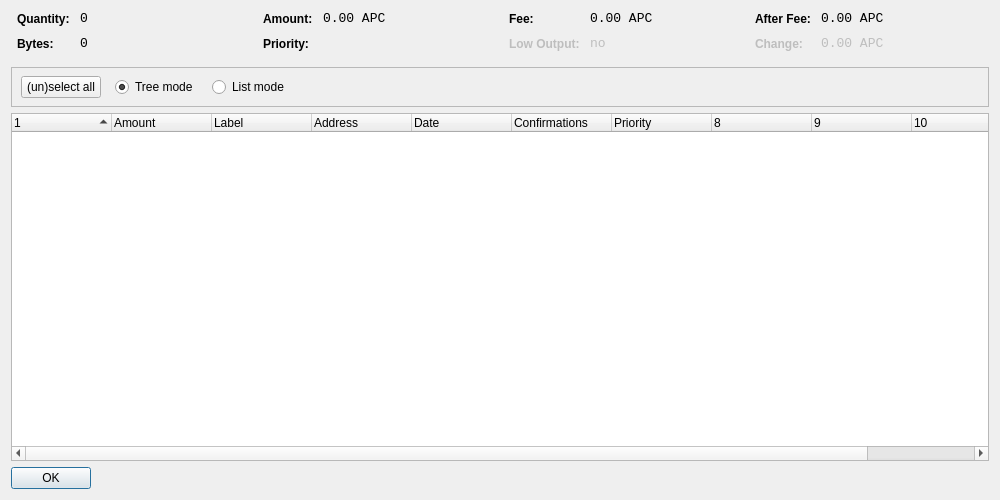
<?xml version="1.0" encoding="UTF-8"?>
<ui version="4.0">
 <class>CoinControlDialog</class>
 <widget class="QDialog" name="CoinControlDialog">
  <property name="geometry">
   <rect>
    <x>0</x>
    <y>0</y>
    <width>1000</width>
    <height>500</height>
   </rect>
  </property>
  <property name="windowTitle">
   <string>Coin Control</string>
  </property>
  <layout class="QVBoxLayout" name="verticalLayout">
   <item>
    <layout class="QHBoxLayout" name="horizontalLayoutTop" stretch="0,0,0,0">
     <property name="topMargin">
      <number>0</number>
     </property>
     <property name="bottomMargin">
      <number>10</number>
     </property>
     <item>
      <layout class="QFormLayout" name="formLayoutCoinControl1">
       <property name="horizontalSpacing">
        <number>10</number>
       </property>
       <property name="verticalSpacing">
        <number>10</number>
       </property>
       <property name="leftMargin">
        <number>6</number>
       </property>
       <property name="rightMargin">
        <number>6</number>
       </property>
       <item row="0" column="0">
        <widget class="QLabel" name="labelCoinControlQuantityText">
         <property name="styleSheet">
          <string notr="true">font-weight:bold;</string>
         </property>
         <property name="text">
          <string>Quantity:</string>
         </property>
        </widget>
       </item>
       <item row="0" column="1">
        <widget class="QLabel" name="labelCoinControlQuantity">
         <property name="font">
          <font>
           <family>Monospace</family>
           <pointsize>10</pointsize>
          </font>
         </property>
         <property name="cursor">
          <cursorShape>IBeamCursor</cursorShape>
         </property>
         <property name="contextMenuPolicy">
          <enum>Qt::ActionsContextMenu</enum>
         </property>
         <property name="text">
          <string notr="true">0</string>
         </property>
         <property name="textInteractionFlags">
          <set>Qt::LinksAccessibleByMouse|Qt::TextSelectableByKeyboard|Qt::TextSelectableByMouse</set>
         </property>
        </widget>
       </item>
       <item row="1" column="0">
        <widget class="QLabel" name="labelCoinControlBytesText">
         <property name="styleSheet">
          <string notr="true">font-weight:bold;</string>
         </property>
         <property name="text">
          <string>Bytes:</string>
         </property>
        </widget>
       </item>
       <item row="1" column="1">
        <widget class="QLabel" name="labelCoinControlBytes">
         <property name="font">
          <font>
           <family>Monospace</family>
           <pointsize>10</pointsize>
          </font>
         </property>
         <property name="cursor">
          <cursorShape>IBeamCursor</cursorShape>
         </property>
         <property name="contextMenuPolicy">
          <enum>Qt::ActionsContextMenu</enum>
         </property>
         <property name="text">
          <string notr="true">0</string>
         </property>
         <property name="textInteractionFlags">
          <set>Qt::LinksAccessibleByMouse|Qt::TextSelectableByKeyboard|Qt::TextSelectableByMouse</set>
         </property>
        </widget>
       </item>
      </layout>
     </item>
     <item>
      <layout class="QFormLayout" name="formLayoutCoinControl2">
       <property name="horizontalSpacing">
        <number>10</number>
       </property>
       <property name="verticalSpacing">
        <number>10</number>
       </property>
       <property name="leftMargin">
        <number>6</number>
       </property>
       <property name="rightMargin">
        <number>6</number>
       </property>
       <item row="0" column="0">
        <widget class="QLabel" name="labelCoinControlAmountText">
         <property name="styleSheet">
          <string notr="true">font-weight:bold;</string>
         </property>
         <property name="text">
          <string>Amount:</string>
         </property>
        </widget>
       </item>
       <item row="0" column="1">
        <widget class="QLabel" name="labelCoinControlAmount">
         <property name="font">
          <font>
           <family>Monospace</family>
           <pointsize>10</pointsize>
          </font>
         </property>
         <property name="cursor">
          <cursorShape>IBeamCursor</cursorShape>
         </property>
         <property name="contextMenuPolicy">
          <enum>Qt::ActionsContextMenu</enum>
         </property>
         <property name="text">
          <string notr="true">0.00 APC</string>
         </property>
         <property name="textInteractionFlags">
          <set>Qt::LinksAccessibleByMouse|Qt::TextSelectableByKeyboard|Qt::TextSelectableByMouse</set>
         </property>
        </widget>
       </item>
       <item row="1" column="0">
        <widget class="QLabel" name="labelCoinControlPriorityText">
         <property name="styleSheet">
          <string notr="true">font-weight:bold;</string>
         </property>
         <property name="text">
          <string>Priority:</string>
         </property>
        </widget>
       </item>
       <item row="1" column="1">
        <widget class="QLabel" name="labelCoinControlPriority">
         <property name="font">
          <font>
           <family>Monospace</family>
           <pointsize>10</pointsize>
          </font>
         </property>
         <property name="cursor">
          <cursorShape>IBeamCursor</cursorShape>
         </property>
         <property name="contextMenuPolicy">
          <enum>Qt::ActionsContextMenu</enum>
         </property>
         <property name="text">
          <string/>
         </property>
         <property name="textInteractionFlags">
          <set>Qt::LinksAccessibleByMouse|Qt::TextSelectableByKeyboard|Qt::TextSelectableByMouse</set>
         </property>
        </widget>
       </item>
      </layout>
     </item>
     <item>
      <layout class="QFormLayout" name="formLayoutCoinControl3">
       <property name="horizontalSpacing">
        <number>10</number>
       </property>
       <property name="verticalSpacing">
        <number>10</number>
       </property>
       <property name="leftMargin">
        <number>6</number>
       </property>
       <property name="rightMargin">
        <number>6</number>
       </property>
       <item row="0" column="0">
        <widget class="QLabel" name="labelCoinControlFeeText">
         <property name="styleSheet">
          <string notr="true">font-weight:bold;</string>
         </property>
         <property name="text">
          <string>Fee:</string>
         </property>
        </widget>
       </item>
       <item row="0" column="1">
        <widget class="QLabel" name="labelCoinControlFee">
         <property name="font">
          <font>
           <family>Monospace</family>
           <pointsize>10</pointsize>
          </font>
         </property>
         <property name="cursor">
          <cursorShape>IBeamCursor</cursorShape>
         </property>
         <property name="contextMenuPolicy">
          <enum>Qt::ActionsContextMenu</enum>
         </property>
         <property name="text">
          <string notr="true">0.00 APC</string>
         </property>
         <property name="textInteractionFlags">
          <set>Qt::LinksAccessibleByMouse|Qt::TextSelectableByKeyboard|Qt::TextSelectableByMouse</set>
         </property>
        </widget>
       </item>
       <item row="1" column="0">
        <widget class="QLabel" name="labelCoinControlLowOutputText">
         <property name="enabled">
          <bool>false</bool>
         </property>
         <property name="styleSheet">
          <string notr="true">font-weight:bold;</string>
         </property>
         <property name="text">
          <string>Low Output:</string>
         </property>
        </widget>
       </item>
       <item row="1" column="1">
        <widget class="QLabel" name="labelCoinControlLowOutput">
         <property name="enabled">
          <bool>false</bool>
         </property>
         <property name="font">
          <font>
           <family>Monospace</family>
           <pointsize>10</pointsize>
          </font>
         </property>
         <property name="cursor">
          <cursorShape>IBeamCursor</cursorShape>
         </property>
         <property name="contextMenuPolicy">
          <enum>Qt::ActionsContextMenu</enum>
         </property>
         <property name="text">
          <string notr="true">no</string>
         </property>
         <property name="textInteractionFlags">
          <set>Qt::LinksAccessibleByMouse|Qt::TextSelectableByKeyboard|Qt::TextSelectableByMouse</set>
         </property>
        </widget>
       </item>
      </layout>
     </item>
     <item>
      <layout class="QFormLayout" name="formLayoutCoinControl4">
       <property name="horizontalSpacing">
        <number>10</number>
       </property>
       <property name="verticalSpacing">
        <number>10</number>
       </property>
       <property name="leftMargin">
        <number>6</number>
       </property>
       <property name="rightMargin">
        <number>6</number>
       </property>
       <item row="0" column="0">
        <widget class="QLabel" name="labelCoinControlAfterFeeText">
         <property name="styleSheet">
          <string notr="true">font-weight:bold;</string>
         </property>
         <property name="text">
          <string>After Fee:</string>
         </property>
        </widget>
       </item>
       <item row="0" column="1">
        <widget class="QLabel" name="labelCoinControlAfterFee">
         <property name="font">
          <font>
           <family>Monospace</family>
           <pointsize>10</pointsize>
          </font>
         </property>
         <property name="cursor">
          <cursorShape>IBeamCursor</cursorShape>
         </property>
         <property name="contextMenuPolicy">
          <enum>Qt::ActionsContextMenu</enum>
         </property>
         <property name="text">
          <string notr="true">0.00 APC</string>
         </property>
         <property name="textInteractionFlags">
          <set>Qt::LinksAccessibleByMouse|Qt::TextSelectableByKeyboard|Qt::TextSelectableByMouse</set>
         </property>
        </widget>
       </item>
       <item row="1" column="0">
        <widget class="QLabel" name="labelCoinControlChangeText">
         <property name="enabled">
          <bool>false</bool>
         </property>
         <property name="styleSheet">
          <string notr="true">font-weight:bold;</string>
         </property>
         <property name="text">
          <string>Change:</string>
         </property>
        </widget>
       </item>
       <item row="1" column="1">
        <widget class="QLabel" name="labelCoinControlChange">
         <property name="enabled">
          <bool>false</bool>
         </property>
         <property name="font">
          <font>
           <family>Monospace</family>
           <pointsize>10</pointsize>
          </font>
         </property>
         <property name="cursor">
          <cursorShape>IBeamCursor</cursorShape>
         </property>
         <property name="contextMenuPolicy">
          <enum>Qt::ActionsContextMenu</enum>
         </property>
         <property name="text">
          <string notr="true">0.00 APC</string>
         </property>
         <property name="textInteractionFlags">
          <set>Qt::LinksAccessibleByMouse|Qt::TextSelectableByKeyboard|Qt::TextSelectableByMouse</set>
         </property>
        </widget>
       </item>
      </layout>
     </item>
    </layout>
   </item>
   <item>
    <widget class="QFrame" name="frame">
     <property name="minimumSize">
      <size>
       <width>0</width>
       <height>40</height>
      </size>
     </property>
     <property name="frameShape">
      <enum>QFrame::StyledPanel</enum>
     </property>
     <property name="frameShadow">
      <enum>QFrame::Sunken</enum>
     </property>
     <widget class="QWidget" name="horizontalLayoutWidget">
      <property name="geometry">
       <rect>
        <x>10</x>
        <y>0</y>
        <width>781</width>
        <height>41</height>
       </rect>
      </property>
      <layout class="QHBoxLayout" name="horizontalLayoutPanel" stretch="0,0,0,0,0">
       <property name="spacing">
        <number>14</number>
       </property>
       <item>
        <widget class="QPushButton" name="pushButtonSelectAll">
         <property name="sizePolicy">
          <sizepolicy hsizetype="Maximum" vsizetype="Fixed">
           <horstretch>0</horstretch>
           <verstretch>0</verstretch>
          </sizepolicy>
         </property>
         <property name="text">
          <string>(un)select all</string>
         </property>
        </widget>
       </item>
       <item>
        <widget class="QRadioButton" name="radioTreeMode">
         <property name="sizePolicy">
          <sizepolicy hsizetype="Maximum" vsizetype="Fixed">
           <horstretch>0</horstretch>
           <verstretch>0</verstretch>
          </sizepolicy>
         </property>
         <property name="text">
          <string>Tree mode</string>
         </property>
         <property name="checked">
          <bool>true</bool>
         </property>
        </widget>
       </item>
       <item>
        <widget class="QRadioButton" name="radioListMode">
         <property name="sizePolicy">
          <sizepolicy hsizetype="Maximum" vsizetype="Fixed">
           <horstretch>0</horstretch>
           <verstretch>0</verstretch>
          </sizepolicy>
         </property>
         <property name="text">
          <string>List mode</string>
         </property>
        </widget>
       </item>
       <item>
        <spacer name="horizontalSpacer">
         <property name="orientation">
          <enum>Qt::Horizontal</enum>
         </property>
         <property name="sizeHint" stdset="0">
          <size>
           <width>40</width>
           <height>20</height>
          </size>
         </property>
        </spacer>
       </item>
      </layout>
     </widget>
    </widget>
   </item>
   <item>
    <widget class="CoinControlTreeWidget" name="treeWidget">
     <property name="contextMenuPolicy">
      <enum>Qt::CustomContextMenu</enum>
     </property>
     <property name="sortingEnabled">
      <bool>false</bool>
     </property>
     <property name="columnCount">
      <number>11</number>
     </property>
     <attribute name="headerShowSortIndicator" stdset="0">
      <bool>true</bool>
     </attribute>
     <attribute name="headerStretchLastSection">
      <bool>false</bool>
     </attribute>
     <column>
      <property name="text">
       <string/>
      </property>
     </column>
     <column>
      <property name="text">
       <string>Amount</string>
      </property>
     </column>
     <column>
      <property name="text">
       <string>Label</string>
      </property>
     </column>
     <column>
      <property name="text">
       <string>Address</string>
      </property>
     </column>
     <column>
      <property name="text">
       <string>Date</string>
      </property>
     </column>
     <column>
      <property name="text">
       <string>Confirmations</string>
      </property>
      <property name="toolTip">
       <string>Confirmed</string>
      </property>
     </column>
     <column>
      <property name="text">
       <string>Priority</string>
      </property>
     </column>
     <column>
      <property name="text">
       <string/>
      </property>
     </column>
     <column>
      <property name="text">
       <string/>
      </property>
     </column>
     <column>
      <property name="text">
       <string/>
      </property>
     </column>
     <column>
      <property name="text">
       <string/>
      </property>
     </column>
    </widget>
   </item>
   <item>
    <widget class="QDialogButtonBox" name="buttonBox">
     <property name="sizePolicy">
      <sizepolicy hsizetype="Maximum" vsizetype="Fixed">
       <horstretch>0</horstretch>
       <verstretch>0</verstretch>
      </sizepolicy>
     </property>
     <property name="orientation">
      <enum>Qt::Horizontal</enum>
     </property>
     <property name="standardButtons">
      <set>QDialogButtonBox::Ok</set>
     </property>
    </widget>
   </item>
  </layout>
 </widget>
 <customwidgets>
  <customwidget>
   <class>CoinControlTreeWidget</class>
   <extends>QTreeWidget</extends>
   <header>coincontroltreewidget.h</header>
  </customwidget>
 </customwidgets>
 <resources/>
 <connections/>
</ui>
